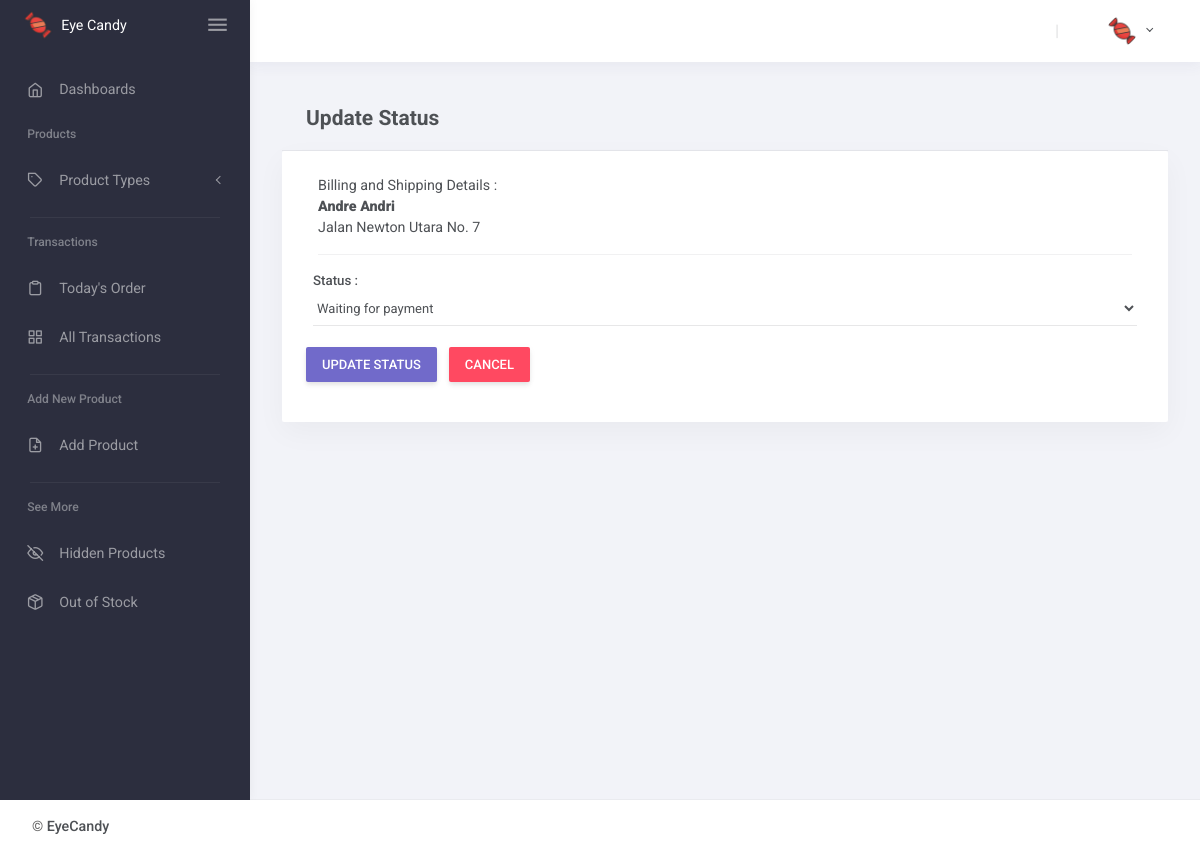
Screenshot of /index.php/AdminHome/FormUpdateStatus?id=11&status=1 with the database file from the repository.
### tables this page shows
CREATE TABLE `transaction_detail` (
  `id_trans` int(11) NOT NULL,
  `email_user` varchar(50) NOT NULL,
  `stats` varchar(10) NOT NULL,
  `trans_date` date NOT NULL,
  `shipping_fee` int(11) NOT NULL
);

CREATE TABLE `ms_users` (
  `email_user` varchar(100) NOT NULL,
  `pass` varchar(50) NOT NULL,
  `name` varchar(100) NOT NULL,
  `address` text NOT NULL,
  `salt` varchar(10) NOT NULL,
  `priv` int(2) NOT NULL,
  `prof_pic` varchar(100) NOT NULL
);

### application/controllers/AdminHome.php (called while the page is built, shortened)
<?php
class AdminHome extends CI_Controller{
	public function __construct(){
        $this->load->model('AdminHome_model');
	}
    public function FormUpdateStatus()
    {
        $id_status = $_GET['status'];
        $data = array(
            'button' => 'Create',
            'status' => $this->AdminHome_model->getStatus(),
            'status_selected' => $this->input->post('status') ? $this->input->post('status') : $id_status,
        );
        $data['shipping']= $this->AdminHome_model->get_shipping($_GET['id']);
        $data['style'] = $this->load->view('include/StyleAdmin', NULL, TRUE);
        $data['script'] = $this->load->view('include/ScriptAdmin', NULL, TRUE);
        $data['header']= $this->load->view('include/HeaderAdmin',NULL,TRUE);
        $data['footer']= $this->load->view('include/FooterAdmin',NULL,TRUE);
        $data['statusbefore'] = $this->AdminHome_model->get_status($_GET['id']);
        $this->load->view('pages/UpdateStatus.php',$data);
    }
}

### index.php (called while the page is built, shortened)
<?php
require_once BASEPATH.'core/CodeIgniter.php';

### application/models/AdminHome_model.php (called while the page is built, shortened)
<?php
class AdminHome_model extends CI_Model{
	function getStatus(){
		$this->db->order_by('status_desc', 'asc');
		$result = $this->db->get('status');
		$dd[''] = 'Please Select';
        if ($result->num_rows() > 0) {
            foreach ($result->result() as $row) {
                $dd[$row->id_status] = $row->status_desc;
            }
		}
        return $dd;
	}
	function get_shipping($id){
		$this->db->select('*, transaction_detail.shipping_fee as shippingfee, sum(transaction_detail.shipping_fee + (quantity*UnitPrice)) as total');
		$this->db->from('transaction_detail');
		$this->db->join('transactions', 'transaction_detail.id_trans = transactions.id_trans');
		$this->db->join('item_colored', 'item_colored.id_item_colored = transactions.id_item_colored');
		$this->db->join('ms_users', 'transaction_detail.email_user = ms_users.email_user');
		$this->db->where('transactions.id_trans',$id);
		$this->db->group_by('transaction_detail.id_trans');
		$query= $this->db->get();
		return $query->result_array();
	}
}
?>

### application/views/pages/UpdateStatus.php (the view, shortened to what this page needs)
<!DOCTYPE html>
<html lang="en">
<head>
    <?php
        echo $style;
    ?>
</head>
<body>
    <?php echo $header; ?>
        <div class="container-fluid flex-grow-1 container-p-y">
            <h4 class="font-weight-bold py-3 mb-0 card-header">Update Status</h4>
            <div class="card mb-4">
                <div class="card-body">
                    <div class="col-12">
                        <div class="panel panel-default height">
                            <?php
                                foreach ($shipping as $row):
                                    $name= $row['name'];
                                    $address= $row['address'];
                            ?>
                            <div class="panel-heading">Billing and Shipping Details : </div>
                            <div class="panel-body">
                                <strong><?= $name?></strong><br>
                                        <?= $address?><br>
                            </div>
                        </div>
                            <?php endforeach;?>
                            <hr>
                    <?php
                        echo form_open_multipart('AdminHome/UpdateStatus');
                        $attribute_label = array(
                            'class' => 'form-label'
                        );
                        echo "<div class='form-row'>";
                                echo form_label('Status  :', ' ',$attribute_label);
                                $statuss = 'class="form-control select2"';
                                echo form_dropdown('status', $status, $status_selected, $statuss);
                        echo "</div>";
                        echo '<br>';
                        echo '<div class="row">';
                            echo '<div class="col-1.5">';
                                echo '<button type="submit" class="btn btn-primary">Update Status</button>';
                            echo '</div>';
                            echo '<div class="col-1">';
                                echo '<a href="'.base_url('index.php/AdminHome/AllTrasactionsView').'" style="margin-right: 20px;" class="btn btn-danger"> Cancel </a>';
                            echo '</div>';
                        echo '</div>';
                        echo form_close();
                    ?>
                </div>
                </div>
            </div>
        </div>
    </div>
    <?php echo $footer; ?>
</body>
</html>

### rows the page displays
transaction_detail: email_user.name "Andre Andri", email_user.address "Jalan Newton Utara No. 7"

### other values shown
form_label('Status  :', ' ',$attribute_label) "Status :"
